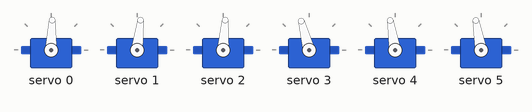
Bench run of a sketch on a simulated Arduino Uno, built with avr-gcc and run on an emulated ATmega328P. On the bench: 6 × servo.

Above: at 0.45 s.
Timing chart, 0 to 14.3 s (numbered marks = the images above):
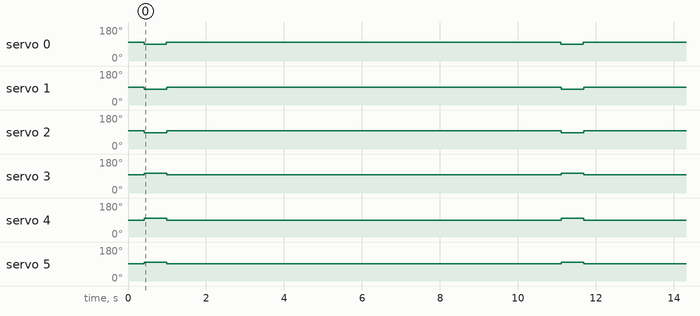

Measured:
- by itself, servo 0: alternates 98° for 10.1 s and 88° for 0.57 s
- by itself, servo 1: alternates 93° for 10.1 s and 83° for 0.57 s
- by itself, servo 2: alternates 96° for 10.1 s and 86° for 0.57 s
- by itself, servo 3: alternates 105° for 0.57 s and 96° for 10.1 s
- by itself, servo 4: alternates 99° for 0.57 s and 89° for 10.1 s
- by itself, servo 5: alternates 100° for 0.57 s and 91° for 10.1 s

The sketch:

Servos.ino
```cpp
#include <Wire.h>
#include <Adafruit_PWMServoDriver.h>

Adafruit_PWMServoDriver servos = Adafruit_PWMServoDriver();
uint16_t servosIdle[6] = {1550, 1500, 1530, 1530, 1460, 1480};
uint16_t servosPressed[6] = {1450, 1400, 1430, 1630, 1560, 1580}; // lower value, higher pin

void setup(){
    Serial.begin(9600);
    servos.begin();
    servos.setOscillatorFrequency(27000000);
    servos.setPWMFreq(50);
    delay(200);
    servosDown();
    delay(200);
}

void loop(){
    servos.wakeup();
    servosUp();
    delay(10);
    servosUp();
    delay(10);
    servosUp();
    delay(10);
    servosUp();
    delay(500);
    servosDown();
    delay(10);
    servosDown();
    delay(10);
    servosDown();
    delay(10);
    servosDown();
    delay(50);
    servos.sleep();
    delay(10000);
}

void servosDown(){
    // Release servos:
    for (int i = 0; i < 6; i++){
        servos.writeMicroseconds(i, servosIdle[i]);
        delay(1);
    }
}

void servosUp(){
    // Release servos:
    for (int i = 0; i < 6; i++){
        servos.writeMicroseconds(i, servosPressed[i]);
        delay(1);
    }
}
```
